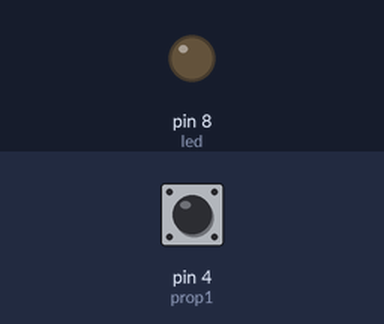
The sketch below on a simulated Arduino Uno, built with avr-gcc and run on an emulated ATmega328P. Shown: output pins drawn as LEDs (lit = HIGH). The inputs (shaded band) are chosen by the test bench; at power-on: pin 4 (prop1) HIGH.

Above: at 1.2 s.
1.3 s: pin 4 (prop1) pulled LOW for 0.15 s
At 1.37 s:
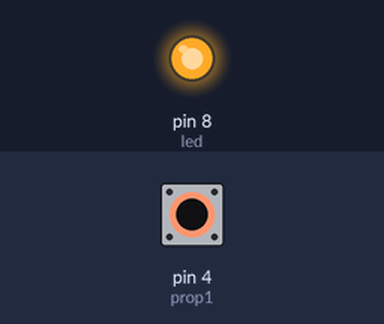
2.9 s: pin 4 (prop1) pulled LOW for 3.2 s
At 7.3 s:
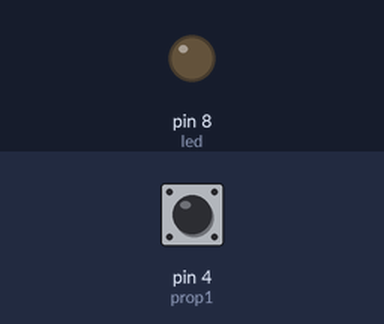
Timing chart, 0 to 8.8 s (numbered marks = the images above; inputs shaded):
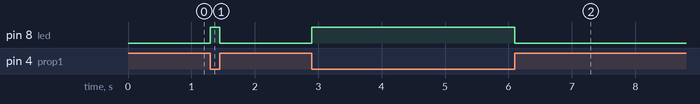

Measured:
- after the input at 1.3 s, pin 8 (led): LOW → HIGH at once, → LOW 0.15 s later
- after the input at 2.9 s, pin 8 (led): LOW → HIGH at once, → LOW 3.2 s later

The sketch:

Task1Continuity.ino
```cpp
const int prop1 = 4;
const int led = 8;

void setup() {
  // put your setup code here, to run once:
  pinMode(prop1,INPUT_PULLUP);
  pinMode(led,OUTPUT);
  digitalWrite(led,LOW);
}

void loop() {
  // put your main code here, to run repeatedly:
  bool conn = digitalRead(prop1) == LOW;
  if (conn == true) {
      digitalWrite(led,HIGH);
  } else {
      digitalWrite(led,LOW);
  }
}
```
